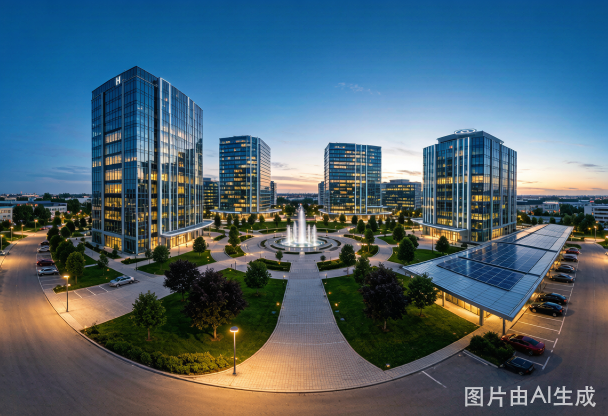
#> input picture assets/images/panorama.png, 1216 x 832 px (shown at 1/2 size)
$ python convert_panorama_to_2x1.py
#> lines starting #> are read from the running program, lines starting #| are printed output that depends on the picture
from PIL import Image
import os

root = os.path.dirname(os.path.dirname(__file__))
img_path = os.path.join(root, 'assets', 'images', 'panorama.png')
backup_path = os.path.join(root, 'assets', 'images', 'panorama-orig-backup.png')

if not os.path.exists(img_path):
    print('panorama.png not found at', img_path)
    raise SystemExit(1)

img = Image.open(img_path).convert('RGB')
#> img is the input picture: PIL image 1216x832 RGB; mean R, G, B 77.1, 100, 113.9
w, h = img.size
#> w = 1216; h = 832
print('Original size:', w, 'x', h)
#| Original size: 1216 x 832

# target: 2:1 (width:height)
target_h = h
#> target_h = 832
target_w = int(target_h * 2)
#> target_w = 1664

# backup original
if not os.path.exists(backup_path):
    img.save(backup_path, format='PNG')
    print('Backup saved to', backup_path)

if w >= target_w:
    # crop horizontally centered
    left = (w - target_w) // 2
    box = (left, 0, left + target_w, h)
    out = img.crop(box)
    print('Cropped horizontally to', target_w, 'x', target_h)
else:
    # need to enlarge width: resize proportionally then crop vertically to original height
    new_w = target_w
#> new_w = 1664
    scale = new_w / w
#> scale = 1.37
    new_h = int(h * scale)
#> new_h = 1138
    img2 = img.resize((new_w, new_h), Image.LANCZOS)
    # crop center vertically to target_h
    top = (new_h - target_h) // 2
#> top = 153
    box = (0, top, new_w, top + target_h)
#> box = (0, 153, 1664, 985)
    out = img2.crop(box)
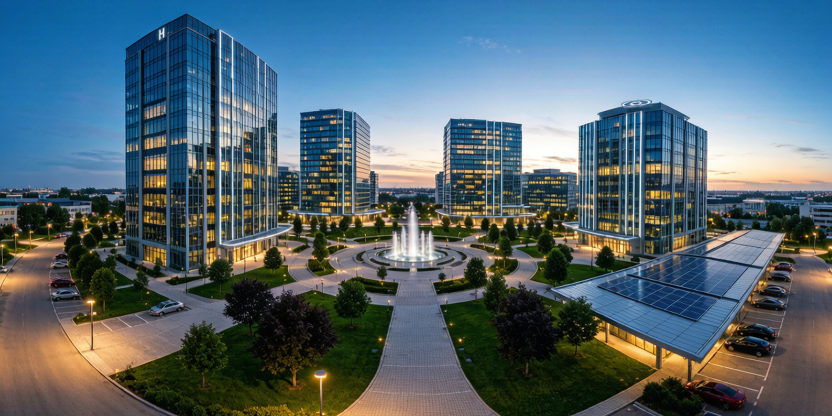
#> out: PIL image 1664x832 RGB (shown at 1/2 size); mean R, G, B 83.2, 103.4, 113.1
    print('Resized to', new_w, 'x', new_h, 'and cropped to', target_w, 'x', target_h)
#| Resized to 1664 x 1138 and cropped to 1664 x 832

out_path = img_path
out.save(out_path, format='PNG', optimize=True)
print('Saved 2:1 panorama to', out_path)
